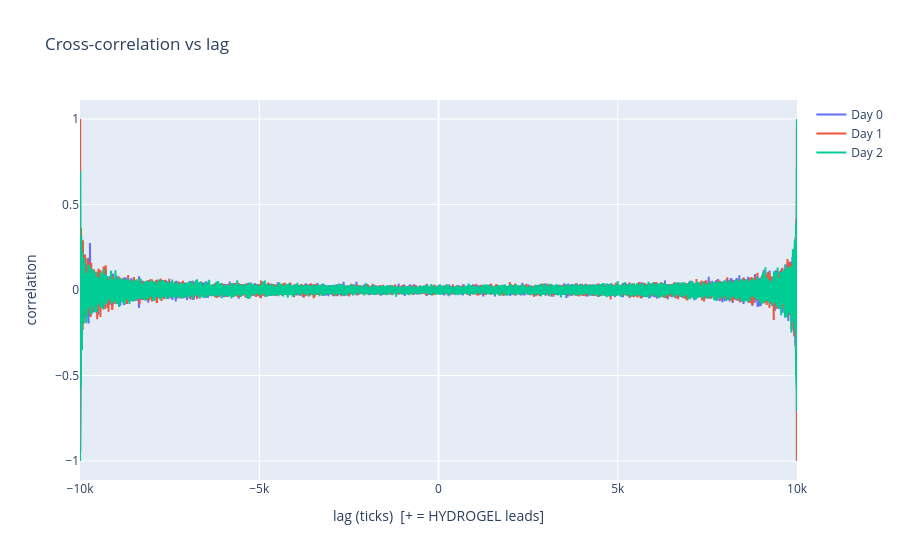

Notebook cell for this chart:
### Code cell
fig = go.Figure()
for col in corr_df.columns:
    fig.add_trace(go.Scatter(x=corr_df.index, y=corr_df[col], mode="lines", name=col))

fig.update_layout(
    title="Cross-correlation vs lag",
    xaxis_title="lag (ticks)  [+ = HYDROGEL leads]",
    yaxis_title="correlation",
)
fig.show()

### Figure 1 — Plotly figure (JSON) as saved in the notebook; plotly's stock layout.template omitted (floating-point values rounded to 4 significant figures; data arrays with more than 128 entries replaced by an {"elided": "..."} marker saying what was removed)
{"data": [{"mode": "lines", "name": "Day 0", "type": "scatter", "x": {"elided": "20000 int values"}, "y": {"elided": "20000 float values"}}, {"mode": "lines", "name": "Day 1", "type": "scatter", "x": {"elided": "20000 int values"}, "y": {"elided": "20000 float values"}}, {"mode": "lines", "name": "Day 2", "type": "scatter", "x": {"elided": "20000 int values"}, "y": {"elided": "20000 float values"}}], "layout": {"title": {"text": "Cross-correlation vs lag"}, "xaxis": {"title": {"text": "lag (ticks)  [+ = HYDROGEL leads]"}}, "yaxis": {"title": {"text": "correlation"}}}}
